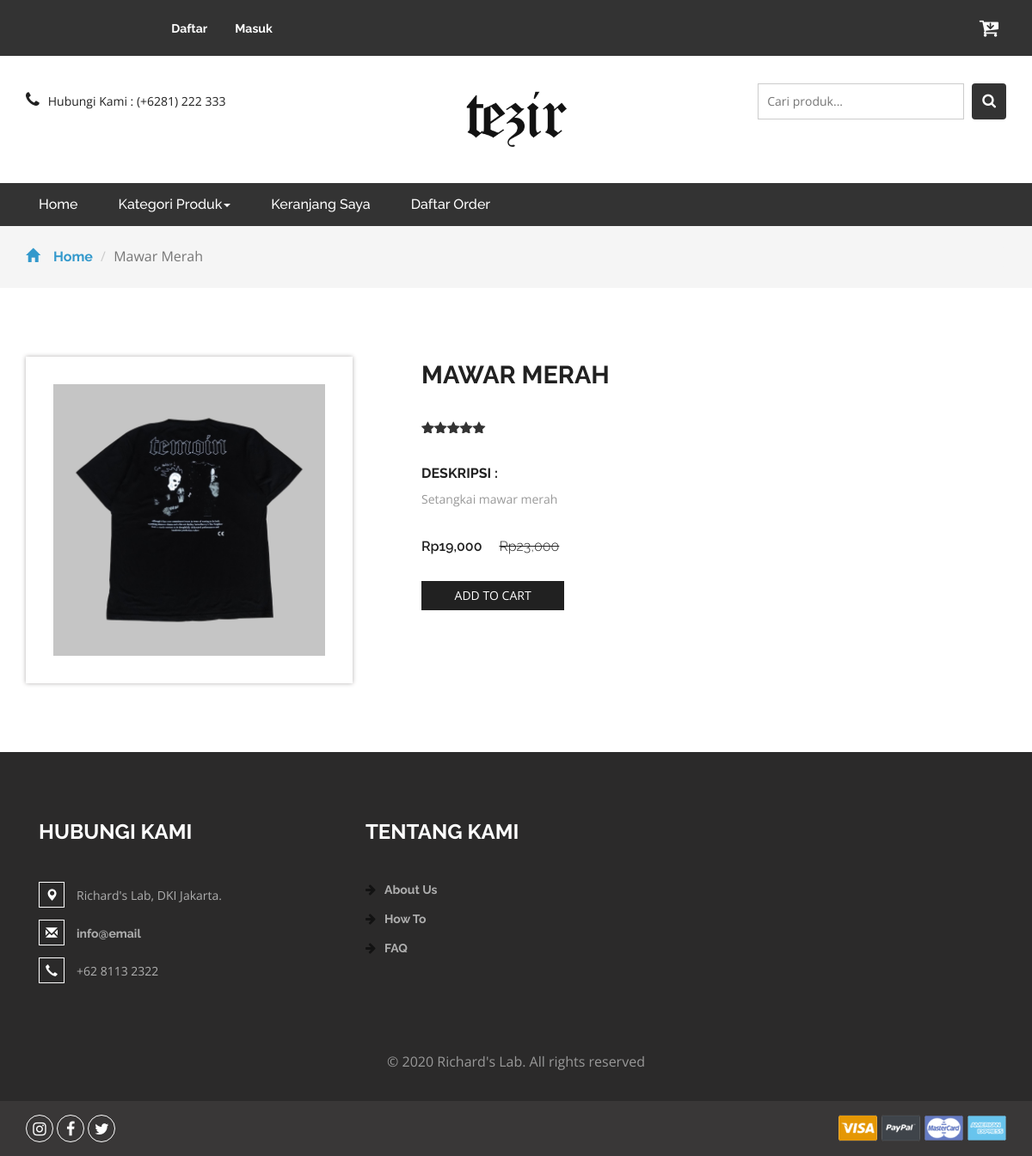
Screenshot of /product.php?idproduk=1 with the database file from the repository.
### tables this page shows
CREATE TABLE `produk` (
  `idproduk` int(11) NOT NULL,
  `idkategori` int(11) NOT NULL,
  `namaproduk` varchar(30) NOT NULL,
  `gambar` varchar(100) NOT NULL,
  `deskripsi` varchar(200) NOT NULL,
  `rate` int(11) NOT NULL,
  `hargabefore` int(11) NOT NULL,
  `hargaafter` int(11) NOT NULL,
  `tgldibuat` timestamp NOT NULL DEFAULT current_timestamp()
);

### product.php (the view, shortened to what this page needs)
<?php
include 'dbconnect.php';
$idproduk = $_GET['idproduk'];
?>
<!DOCTYPE html>
<html>
<head>
<link href="css/bootstrap.css" rel="stylesheet" type="text/css" media="all" />
<link href="css/style.css" rel="stylesheet" type="text/css" media="all" />
<link href="css/font-awesome.css" rel="stylesheet">
</head>
<body>
	<div class="agileits_header">
		<div class="container">
			<div class="agile-login">
				<ul>
				<?php
				if(!isset($_SESSION['log'])){
					echo '
					<li><a href="registered.php"> Daftar</a></li>
					<li><a href="login.php">Masuk</a></li>
					';
				}
				?>
				</ul>
			</div>
			<div class="product_list_header">
					<a href="cart.php"><button class="w3view-cart" type="submit" name="submit" value=""><i class="fa fa-cart-arrow-down" aria-hidden="true"></i></button>
					 </a>
			</div>
			<div class="clearfix"> </div>
		</div>
	</div>
	<div class="logo_products">
		<div class="container">
		<div class="w3ls_logo_products_left1">
				<ul class="phone_email">
					<li><i class="fa fa-phone" aria-hidden="true"></i>Hubungi Kami : (+6281) 222 333</li>
				</ul>
			</div>
			<div class="w3ls_logo_products_left">
			<div class="ANASWIRA">
					<a href = "index.php"><img src="images/tezir.png" width="150"></a>
			</div>
			</div>
		<div class="w3l_search">
			<form action="search.php" method="post">
				<input type="search" name="Search" placeholder="Cari produk...">
				<button type="submit" class="btn btn-default search" aria-label="Left Align">
					<i class="fa fa-search" aria-hidden="true"> </i>
				</button>
			</form>
		</div>
		</div>
	</div>
	<div class="navigation-agileits">
		<div class="container">
			<nav class="navbar navbar-default">
							<div class="collapse navbar-collapse" id="bs-megadropdown-tabs">
								<ul class="nav navbar-nav">
									<li class="active"><a href="index.php" class="act">Home</a></li>
									<li class="dropdown">
										<a href="#" class="dropdown-toggle" data-toggle="dropdown">Kategori Produk<b class="caret"></b></a>
									</li>
									<li><a href="cart.php">Keranjang Saya</a></li>
									<li><a href="konfirmasi.php">Daftar Order</a></li>
								</ul>
							</div>
							</nav>
			</div>
		</div>
	<div class="breadcrumbs">
		<div class="container">
			<ol class="breadcrumb breadcrumb1 animated wow slideInLeft" data-wow-delay=".5s">
				<li><a href="index.php"><span class="glyphicon glyphicon-home" aria-hidden="true"></span>Home</a></li>
				<li class="active"><?php
				$p = mysqli_fetch_array(mysqli_query($conn,"Select * from produk where idproduk='$idproduk'"));
				echo $p['namaproduk'];
				?></li>
			</ol>
		</div>
	</div>
	<div class="products">
		<div class="container">
			<div class="agileinfo_single">
				<div class="col-md-4 agileinfo_single_left">
					<img id="example" src="<?php echo $p['gambar']?>" alt=" " class="img-responsive">
				</div>
				<div class="col-md-8 agileinfo_single_right">
				<h2><?php echo $p['namaproduk'] ?></h2>
					<div class="rating1">
						<span class="starRating">
							<?php
								$rate = $p['rate'];
								for($n=1;$n<=$rate;$n++){
								echo '<i class="fa fa-star black-star" aria-hidden="true"></i>';
								};
								?>
						</span>
					</div>
					<div class="w3agile_description">
						<h4>Deskripsi :</h4>
						<p><?php echo $p['deskripsi'] ?></p>
					</div>
					<div class="snipcart-item block">
						<div class="snipcart-thumb agileinfo_single_right_snipcart">
							<h4 class="m-sing">Rp<?php echo number_format($p['hargaafter']) ?> <span>Rp<?php echo number_format($p['hargabefore']) ?></span></h4>
						</div>
						<div class="snipcart-details agileinfo_single_right_details">
							<form action="#" method="post">
								<fieldset>
									<input type="submit" name="addprod" value="Add to cart" class="button">
								</fieldset>
							</form>
						</div>
					</div>
				</div>
				<div class="clearfix"> </div>
			</div>
		</div>
	</div>
<div class="footer">
		<div class="container">
			<div class="w3_footer_grids">
				<div class="col-md-4 w3_footer_grid">
					<h3>Hubungi Kami</h3>
					<ul class="address">
						<li><i class="glyphicon glyphicon-map-marker" aria-hidden="true"></i>Richard's Lab, DKI Jakarta.</li>
						<li><i class="glyphicon glyphicon-envelope" aria-hidden="true"></i><a href="mailto:info@email">info@email</a></li>
						<li><i class="glyphicon glyphicon-earphone" aria-hidden="true"></i>+62 8113 2322</li>
					</ul>
				</div>
				<div class="col-md-3 w3_footer_grid">
					<h3>Tentang Kami</h3>
					<ul class="info">
						<li><i class="fa fa-arrow-right" aria-hidden="true"></i><a href="about.html">About Us</a></li>
						<li><i class="fa fa-arrow-right" aria-hidden="true"></i><a href="about.html">How To</a></li>
						<li><i class="fa fa-arrow-right" aria-hidden="true"></i><a href="about.html">FAQ</a></li>
					</ul>
				</div>
				<div class="clearfix"> </div>
			</div>
		</div>
		<div class="footer-copy">
			<div class="container">
				<p>© 2020 Richard's Lab. All rights reserved</p>
			</div>
		</div>
	</div>
	<div class="footer-botm">
			<div class="container">
				<div class="w3layouts-foot">
					<ul>
						<li><a href="#" class="w3_agile_instagram"><i class="fa fa-instagram" aria-hidden="true"></i></a></li>
						<li><a href="#" class="w3_agile_facebook"><i class="fa fa-facebook" aria-hidden="true"></i></a></li>
						<li><a href="#" class="agile_twitter"><i class="fa fa-twitter" aria-hidden="true"></i></a></li>
					</ul>
				</div>
				<div class="payment-w3ls">
					<img src="images/card.png" alt=" " class="img-responsive">
				</div>
				<div class="clearfix"> </div>
			</div>
		</div>
<link href="css/skdslider.css" rel="stylesheet">
</body>
</html>

### rows the page displays
produk: namaproduk "Mawar Merah", gambar (picture), namaproduk "MAWAR MERAH", rate 5 (drawn), deskripsi "Setangkai mawar merah", hargaafter "19,000", hargabefore "23,000"
